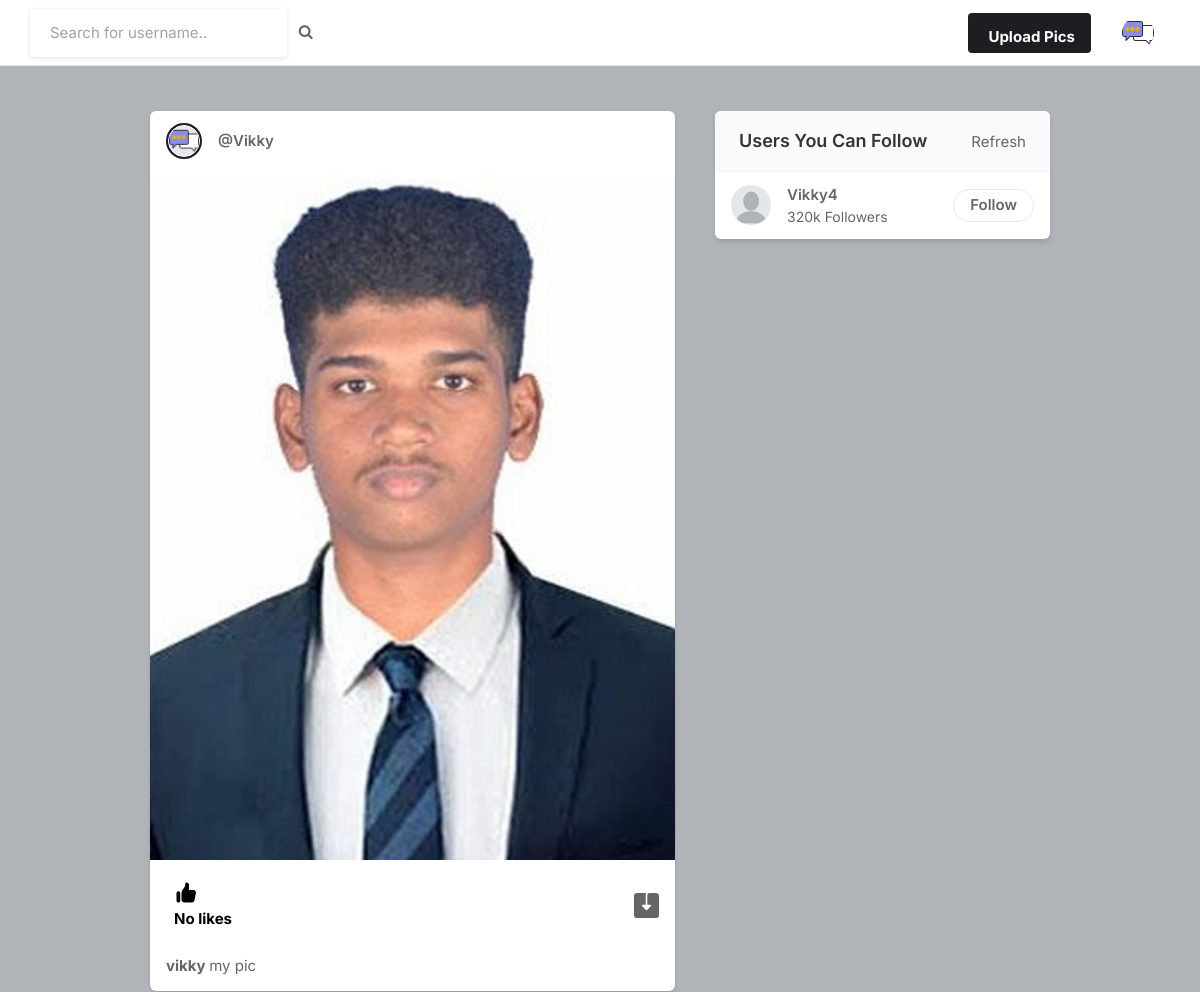
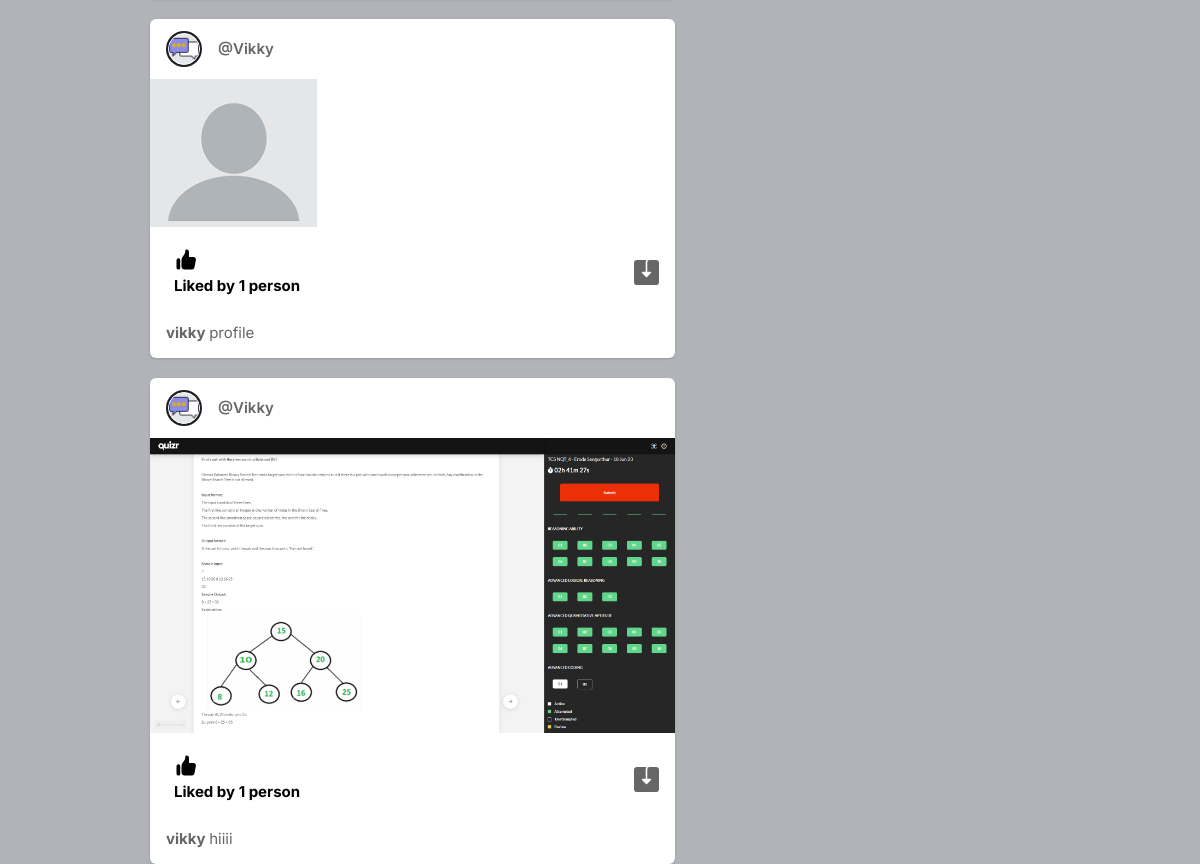
Screenshot of / (signed in) with the database file from the repository (2 pictures, top to bottom).
### social_app/models.py (models this page shows, shortened)
class Profile (models.Model):
    user = models.ForeignKey(User, on_delete=models.CASCADE)
    id_user = models.IntegerField()
    bio = models.TextField(blank=True)
    profileimg = models.ImageField(upload_to='profile_images', default='blank_profile.png')
    location = models.CharField(max_length=100, blank=True)

class Post(models.Model):
    id = models.UUIDField(primary_key=True,default=uuid.uuid4)
    user =models.CharField(max_length=100)
    image= models.ImageField(upload_to='post_images')
    caption = models.TextField()
    created_at=models.DateTimeField(default=datetime.now)
    no_of_likes = models.IntegerField(default=0)

### social_app/views.py (the view)
# urls.py: path('',views.index,name ='index'),
@login_required(login_url='signin')
def index(request):
   user_object = User.objects.get(username=request.user.username)
   user_profile = Profile.objects.get(user=user_object)
   user_following_list = []
   feed = []
   user_following = FollowersCount.objects.filter(user=request.user.username)
   for following_memebers in user_following:
       user_following_list.append(following_memebers.following)
   for following_member_posts in user_following_list:
       feed_list = Post.objects.filter(user=following_member_posts)
       feed.append(feed_list)
   feed_lists = list(chain(*feed))
   user_object1 = User.objects.exclude(username='vigneshbaskaran')
   user_following_object = FollowersCount.objects.filter(user=request.user)
   user_following = []
   user_not_following = []
   for i in user_following_object:
       user_following.append(i.following)
   for i in user_object1:
       if (i != request.user) and (i.username not in user_following):
           user_not_following.append(Profile.objects.filter(user=i))
   user_not_following =list(chain(*user_not_following))
   return render(request,'index1.html',{'user_profile': user_profile,'posts':feed_lists,'user_not_following':user_not_following})

### templates/index1.html (shortened to what this page needs)
{% load static %}
<!DOCTYPE html>
<html lang="en">
<head>
    <link rel="stylesheet" href="{% static 'assets/css/icons.css' %}">
    <link rel="stylesheet" href="{% static 'assets/css/uikit.css' %}">
    <link rel="stylesheet" href="{% static 'assets/css/style.css' %}">
    <link rel="stylesheet" href="{% static 'assets/css/tailwind.css' %}">
    <link rel="stylesheet" href="https://cdnjs.cloudflare.com/ajax/libs/font-awesome/4.7.0/css/font-awesome.min.css">
</head>
<body>
            <header>
                 <div class="header_inner">
                <form action="/sample" method="POST">
                    <div class="left-side">
                            <input type="text" name="username" placeholder="Search for username..">&nbsp; &nbsp;
                            <button type="submit"><i class="fa fa-search fa-1x"></i></button>
                    </div>
                </form>
                <div class="right-side lg:pr-4">
                   <a href="#"
                       class="bg-pink-500 flex font-bold hidden hover:bg-pink-600 hover:text-white inline-block items-center lg:block max-h-10 mr-4 px-4 py-2 rounded shado text-white">
                         Upload Pics
                   </a>
                        <a href="#">
                            <img src="{{user_profile.profileimg.url}}" class="header-avatar" alt="">
                        </a>
                    </div>
                </div>
            </header>
            <div class="container m-auto">
                <div class="lg:flex justify-center lg:space-x-10 lg:space-y-0 space-y-5">
                    <div class="space-y-5 flex-shrink-0 lg:w-7/12">
                         {% for post in posts reversed %}
                        <div class="bg-white shadow rounded-md  -mx-2 lg:mx-0">
                            <div class="flex justify-between items-center px-4 py-3">
                                <div class="flex flex-1 items-center space-x-4">
                                    <a href="/profile/{{post.user}}">
                                        <div class="bg-gradient-to-tr from-yellow-600 to-pink-600 p-0.5 rounded-full">
                                            <img src="{{user_profile.profileimg.url}}" class="bg-gray-200 border border-white rounded-full w-8 h-8">
                                        </div>
                                    </a>
                                    <span class="block capitalize font-semibold "> <a href="/profile/{{post.user}}">@{{post.user}}</a></span>
                                </div>
                              <div>
                                <a href="#"> <i class="icon-feather-more-horizontal text-2xl hover:bg-gray-200 rounded-full p-2 transition -mr-1 "></i> </a>
                              </div>
                            </div>
                            <div uk-lightbox>
                                <a href="{{post.image.url}}">
                                    <img src="{{post.image.url}}" alt="">
                                </a>
                            </div>
                            <div class="py-3 px-4 space-y-3">
                                <div class="flex space-x-4 lg:font-bold">
                                    <a href="like_post?post_id={{post.id}}" class="flex items-center space-x-2">
                                        <div class="p-2 rounded-full text-black">
                                            {% if post.no_of_likes == 0 %}
                                            <p>No likes</p>
                                            {% elif post.no_of_likes == 1 %}
                                            <p>Liked by {{post.no_of_likes}} person</p>
                                            {% else %}
                                            <p>Liked by {{post.no_of_likes}} people</p>
                                            {% endif %}
                                        </div>
                                    </a>
                                    <a href="{{post.image.url}}" class="flex items-center space-x-2 flex-1 justify-end" download>
                                    </a>
                                </div>
                                <p>
                                    <a href="#"> <strong> {{post.user}} </strong></a>  {{post.caption}}
                                </p>
                            </div>
                        </div>
                        {% endfor %}
                    </div>
                    <div class="lg:w-5/12">
                        <div class="bg-white  shadow-md rounded-md overflow-hidden">
                            <div class="bg-gray-50  border-b border-gray-100 flex items-baseline justify-between py-4 px-6 ">
                                <h2 class="font-semibold text-lg">Users You Can Follow</h2>
                                <a href="#"> Refresh</a>
                            </div>
                            <div class="divide-gray-300 divide-gray-50 divide-opacity-50 divide-y px-4 ">
                                {% for u in user_not_following %}
                                <div class="flex items-center justify-between py-3">
                                    <div class="flex flex-1 items-center space-x-4">
                                        <a href="profile.html">
                                            <img src="{{u.profileimg.url}}" class="bg-gray-200 rounded-full w-10 h-10">
                                        </a>
                                        <div class="flex flex-col">
                                            <span class="block capitalize font-semibold">{{u.user}} </span>
                                            <span class="block capitalize text-sm"> 320k followers </span>
                                        </div>
                                    </div>
                                    <a href="#" class="border border-gray-200 font-semibold px-4 py-1 rounded-full hover:bg-pink-600 hover:text-white hover:border-pink-600 "> Follow </a>
                                </div>
                                {% endfor %}
                            </div>
                        </div>
                    </div>
                </div>
            </div>
</body>
</html>

### static/assets/css/style.css (style rules this page uses)
body { background-color: #B0B3B8!important; }
button { vertical-align: middle; }
input { height: 48px; line-height: 48px; padding: 0 20px; outline: none; font-size: 15px; color: #808080; max-width: 100%; width: 100%; -webkit-box-sizing: border-box; box-sizing: border-box; display: block; font-weight: 400; opacity: 1; border-radius: 4px; border: none; -webkit-box-shadow: 0 1px 4px 0px rgba(0, 0, 0, 0.12); box-shadow: 0 1px 4px 0px rgba(0, 0, 0, 0.12); }
input[type="text"], input[type="password"], input[type="email"], input[type="number"] { height: 48px; line-height: 48px; padding: 0 20px; outline: none; font-size: 15px; color: #808080; max-width: 100%; width: 100%; -webkit-box-sizing: border-box; box-sizing: border-box; display: block; font-weight: 400; opacity: 1; border-radius: 4px; border: none; -webkit-box-shadow: 0 1px 4px 0px rgba(0, 0, 0, 0.12); box-shadow: 0 1px 4px 0px rgba(0, 0, 0, 0.12); }
input { -webkit-transition: all 0.1s ease-in-out; transition: all 0.1s ease-in-out; }
::placeholder { color: #808080; opacity: 1; }
button { border: none; margin: 0; padding: 0; width: auto; overflow: visible; background: transparent; color: inherit; font: inherit; line-height: normal; cursor: pointer; }
a { color: #be185d; -webkit-transition: 0.3s; transition: 0.3s; outline: none !important; }
button { outline: none !important; }
img { max-width: 100%; }
body { color: #666; font-size: 15px; line-height: 27px; background-color: #f0f2f5; font-family: "Inter", sans-serif; text-transform: none; }
body p { font-size: 15px; line-height: 27px; }
h1, h2, h3, h4, h5, h6 { font-family: "Inter", sans-serif; text-transform: none; }
input[type="text"], input[type="password"], input[type="email"] { font-family: "Inter", sans-serif; text-transform: none; }
button, body .pac-container { font-family: "Inter", sans-serif; text-transform: none; }
h1, h2, h3, h4, h5, h6 { color: #333; font-weight: 500; margin: 0; padding: 0; }
h2 { font-size: 26px; }
b, strong { font-weight: 700 !important; }
@media (min-width: 1024px) { .container { max-width: 900px !important; padding-top: 45px; } }
header { background-color: #fff; left: 0; right: 0; top: 0; z-index: 99; height: 66px; display: -webkit-box; display: -ms-flexbox; display: flex; -webkit-box-align: center; -ms-flex-align: center; align-items: center; border-bottom: 1px solid #e5e7eb; }
header .header_inner { display: -webkit-box; display: -ms-flexbox; display: flex; -webkit-box-align: center; -ms-flex-align: center; align-items: center; max-width: 1090px; margin: auto; width: 100%; max-width: 100% !important; padding: 0 30px; }
header .header_inner .left-side { display: -webkit-box; display: -ms-flexbox; display: flex; -webkit-box-align: center; -ms-flex-align: center; align-items: center; }
header .header_inner .right-side { display: -webkit-box; display: -ms-flexbox; display: flex; -webkit-box-align: center; -ms-flex-align: center; align-items: center; -webkit-box-pack: end; -ms-flex-pack: end; justify-content: flex-end; margin-left: auto; }
header .header_inner .right-side .header-avatar { width: 32px; height: 32px; border-radius: 100%; margin-left: 15px; }

### rows the page displays
Profile: profileimg (picture)
Post: profileimg (picture), user "Vikky", image (picture), no_of_likes "No likes", user "vikky", caption "my pic"
Post: profileimg (picture), user "Vikky", image (picture), no_of_likes "1", user "vikky", caption "profile"
Post: profileimg (picture), user "Vikky", image (picture), no_of_likes "1", user "vikky", caption "hiiii"
Profile: profileimg (placeholder picture), user "Vikky4"
